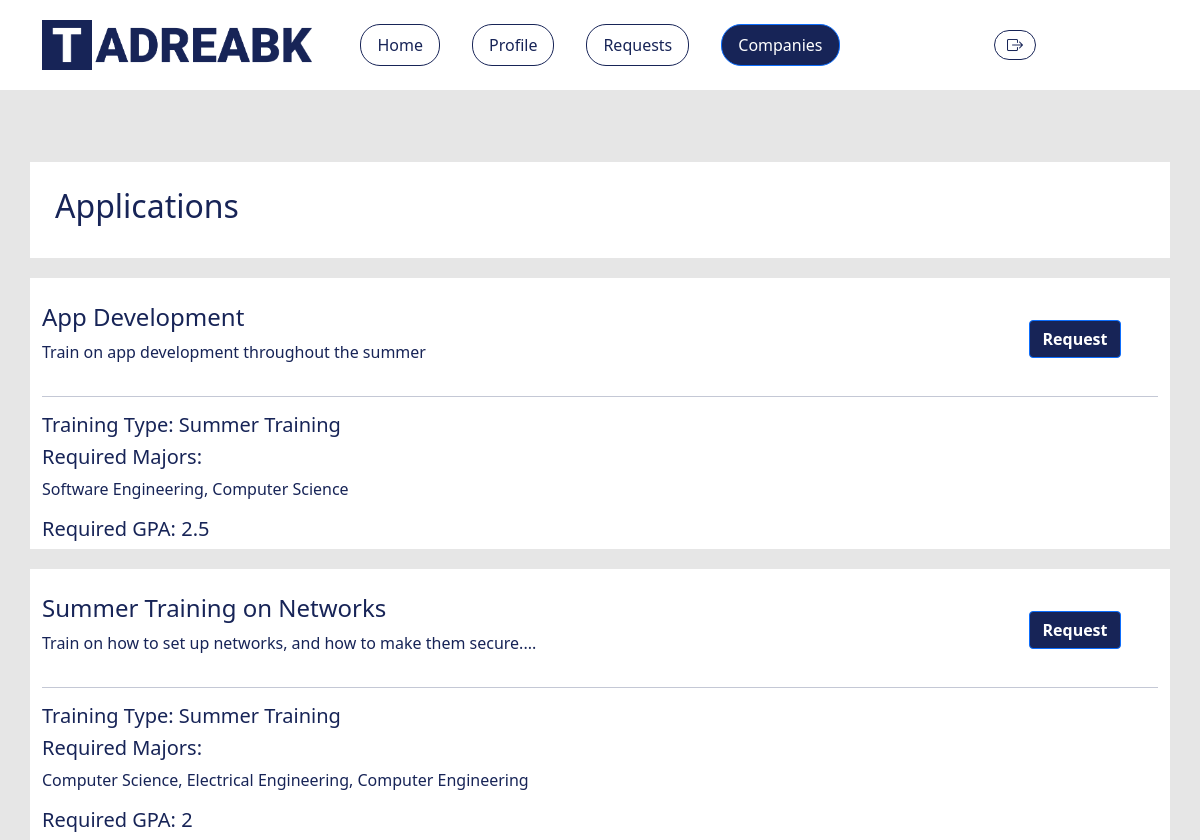
Screenshot of /student/applications.php?compID=3 (signed in) with the database file from the repository.
### tables this page shows
CREATE TABLE `application` (
  `appID` int(11) NOT NULL,
  `name` varchar(50) NOT NULL,
  `description` varchar(1000) NOT NULL,
  `reqGPA` double NOT NULL,
  `compID` int(11) NOT NULL,
  `trainingType` varchar(50) NOT NULL
);

### student/backend/getApplications.php (the view, shortened to what this page needs)
<?php
if (isset($_GET['compID'])) {
    $query = "SELECT * FROM Application where compID=" . $_GET['compID'];
    if ($result = mysqli_query($conn, $query)) {
        if (mysqli_num_rows($result) > 0) {
            $str = "";
            while ($row = mysqli_fetch_array($result)) {
                $trainingType = "";
                if ($row['trainingType'] == 'summer') {
                    $trainingType = "Summer Training";
                } elseif ($row['trainingType'] == 'COOP') {
                    $trainingType = "CO-OP";
                }
                $str2 = "";
                $query2 = "SELECT name from major where MID in (SELECT MID from requiredmajors where appID = '" . $row['appID'] . "')";
                if ($result2 = mysqli_query($conn, $query2)) {
                    if (mysqli_num_rows($result2) > 0) {
                        while ($row2 = mysqli_fetch_array($result2)) {
                            $str2 .= $row2["name"] . ", ";
                        }
                        $str2 = substr($str2, 0, -2);
                    } else {
                        $str2 = "No required majors is specified...";
                    }
                }
                $str .= "<div class='container-sm app'>
                <div class='row'>
                    <div class='col-12 col-md-10' style='padding-top: 5px;'>
                        <h4>" . $row['name'] . "</h4>
                        <p>" . $row['description'] . "</p>
                    </div>
                    <div class='col-3 col-md-2' style='display: flex; align-items: center; justify-content: center;'>
                    <form action='backend/insertRequest.php?appID= " . $row['appID'] . "&compID=" . $_GET['compID'] . "' method='post'>
                            <button type='submit' class='btn btn-primary' id='add_request' name='add_request'>Request</button>
                    </form>
                    </div>
                </div>
                <hr>
                <div class='row'>
                    <div class='col'>
                        <h5>Training Type: " . $trainingType . "</h5>
                        <h5>Required Majors:</h5>
                        <p>" . $str2 . "</p>
                        <h5>Required GPA: " . $row['reqGPA'] . "</h5>
                    </div>
                </div>
            </div>";
            }
            echo $str;
        } else {
            echo "
            <div class='container-sm app pb-3'>
            No applications available...
            </div>
            ";
        }
    }
} else {
    echo "
            <div class='container-sm app pb-3'>
            No applications available...
            </div>
            ";
}

### student/project.css (style rules this page uses)
body, html { width: 100%; height:100%; max-width: 100%; color: #172457; background-color: #E6E6E6; }
body { overflow-x:hidden; }
.btn-primary { color: #ffffff; background-color: #172457; font-weight: bold; }
.app { background-color: #ffffff; margin-top: 20px; padding-top: 20px; }

### rows the page displays
application: name "App Development", description "Train on app development throughout the summer", trainingType "Summer Training", str2 "Software Engineering, Computer Science", reqGPA "2.5"
application: name "Summer Training on Networks", description "Train on how to set up networks, and how to make them secure....", trainingType "Summer Training", str2 "Computer Science, Electrical Engineering, Computer Engineering", reqGPA "2"
